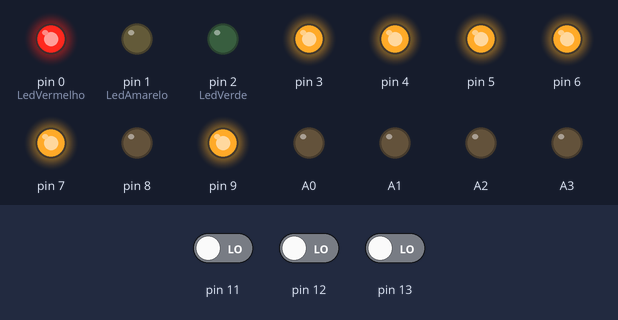
Bench run of a sketch on a simulated Arduino Uno, built with avr-gcc and run on an emulated ATmega328P. On the bench: output pins drawn as LEDs (lit = HIGH). Inputs (shaded band) come from the test bench; at power-on: pin 13 LOW, pin 11 LOW, pin 12 LOW.

Above: at 2.7 s.
2.8 s: pin 13 driven HIGH
At 3.5 s:
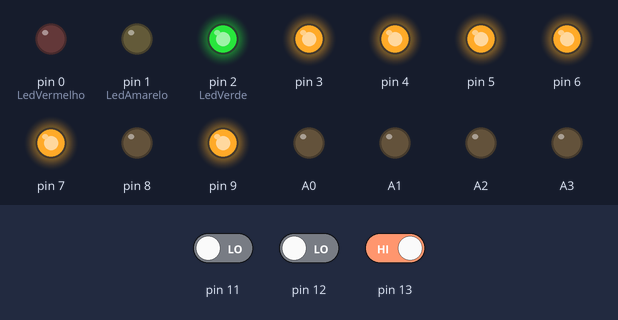
5.8 s: pin 11 driven HIGH
At 6.6 s:
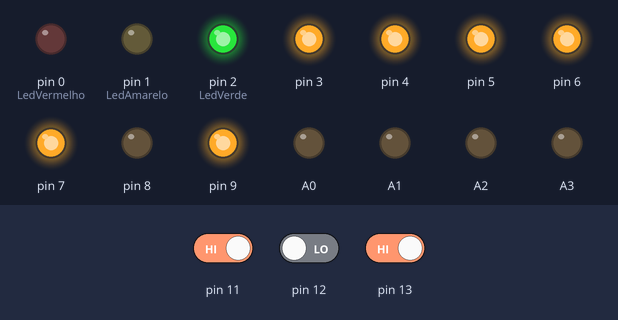
8.8 s: pin 11 driven LOW
At 9.3 s:
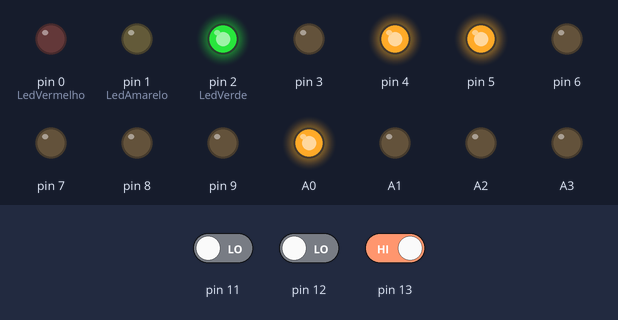
11.8 s: pin 12 driven HIGH and pin 13 driven LOW
At 12.8 s:
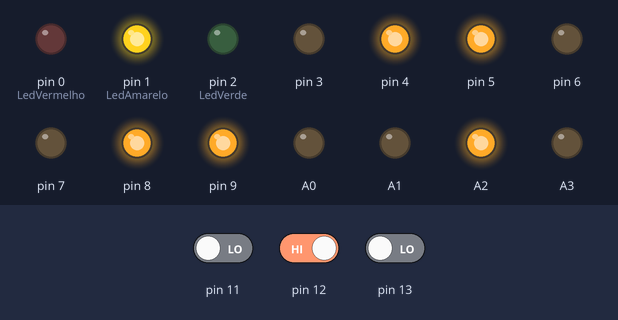
13.3 s: pin 13 driven HIGH
At 13.9 s:
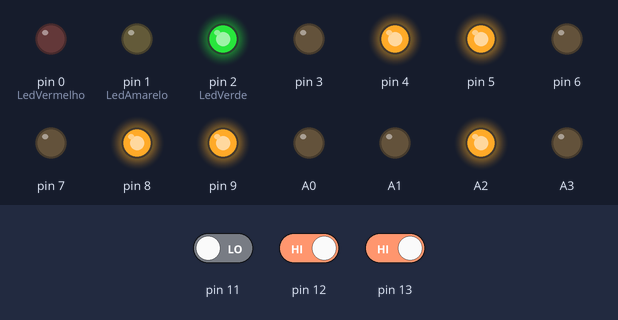
16.3 s: pin 13 driven LOW
At 17.4 s:
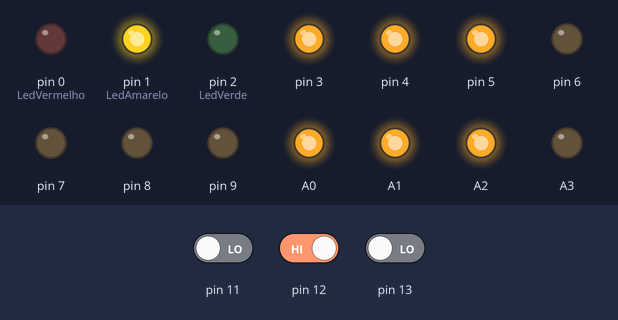
Timing chart, 0 to 18.8 s (numbered marks = the images above; inputs shaded):
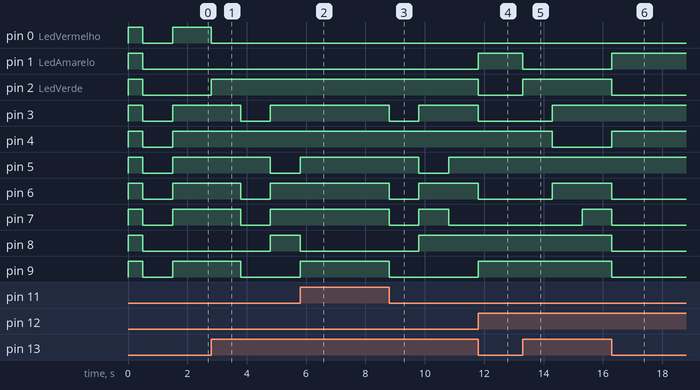

The sketch:

Botoes_Led_Display.ino
```cpp
//DECLARA LEDS DISPLAY
int a = 3;//Correspondente ao LED a
int b = 4;//Correspondente ao LED b
int c = 5;//Correspondente ao LED c
int d = 6;//Correspondente ao LED d
int e = 7;//Correspondente ao LED e
int f = 9;//Correspondente ao LED f
int g = 8;//Correspondente ao LED g

//DECLARA OS PARAMETROS DE INICIO, PARAR, ZERAR E FLAG
int inicio = 0;
int para = 0;
int zera = 0;
int flag = 0;
int cont = 0;

//DECLARA LEDS LIGAR, PARAR E ZERAR
int LedVerde = 2, LedAmarelo = 1, LedVermelho = 0;

void setup(){

  ////////// DECLARA ENTRADAS E SAÍDAS ////////////////
  pinMode(LedVermelho, OUTPUT);
  pinMode(LedAmarelo, OUTPUT);
  pinMode(LedVerde, OUTPUT);
 //
 //
  pinMode(3, OUTPUT);
  pinMode(4, OUTPUT);
  pinMode(5, OUTPUT);
  pinMode(6, OUTPUT);
  pinMode(7, OUTPUT);
  pinMode(8, OUTPUT);
  pinMode(9, OUTPUT);
 //
 //
  pinMode(A0, OUTPUT);
  pinMode(A1, OUTPUT);
  pinMode(A2, OUTPUT);
  pinMode(A3, OUTPUT);
 //
 //
  pinMode(13, INPUT);
  pinMode(12, INPUT);
  pinMode(11, INPUT);
 //
 //

 ////////// TESTA LEDS E DISPLAY ANTES DE INICIAR A ROTINA //////////
  digitalWrite(0, HIGH);
  digitalWrite(1, HIGH);
  digitalWrite(2, HIGH);
  digitalWrite(3, HIGH);
  digitalWrite(4, HIGH);
  digitalWrite(5, HIGH);
  digitalWrite(6, HIGH);
  digitalWrite(7, HIGH);
  digitalWrite(8, HIGH);
  digitalWrite(9, HIGH);
  digitalWrite(A0, HIGH);
  digitalWrite(A1, HIGH);
  digitalWrite(A2, HIGH);
  digitalWrite(A3, HIGH);
  delay(500);
  digitalWrite(0, LOW);
  digitalWrite(1, LOW);
  digitalWrite(2, LOW);
  digitalWrite(3, LOW);
  digitalWrite(4, LOW);
  digitalWrite(5, LOW);
  digitalWrite(6, LOW);
  digitalWrite(7, LOW);
  digitalWrite(8, LOW);
  digitalWrite(9, LOW);
  digitalWrite(A0, LOW);
  digitalWrite(A1, LOW);
  digitalWrite(A2, LOW);
  digitalWrite(A3, LOW);
  delay(1000);
  digitalWrite(3, HIGH);
  digitalWrite(4, HIGH);
  digitalWrite(5, HIGH);
  digitalWrite(6, HIGH);
  digitalWrite(7, HIGH);
  digitalWrite(8, LOW);
  digitalWrite(9, HIGH);
  digitalWrite(0, HIGH);
}

// FUNÇÕES PARA CADA NÚMERO

void zero() {
  //Numero 0 no display 7 segmentos
  digitalWrite(3, HIGH);
  digitalWrite(4, HIGH);
  digitalWrite(5, HIGH);
  digitalWrite(6, HIGH);
  digitalWrite(7, HIGH);
  digitalWrite(8, LOW);
  digitalWrite(9, HIGH);

  // 0 binario nos led vermelhos
  digitalWrite(A0, LOW);
  digitalWrite(A1, LOW);
  digitalWrite(A2, LOW);
  digitalWrite(A3, LOW);
}

void um() {
  //Numero 1 no display 7 segmentos
  digitalWrite(3, LOW);
  digitalWrite(4, HIGH);
  digitalWrite(5, HIGH);
  digitalWrite(6, LOW);
  digitalWrite(7, LOW);
  digitalWrite(8, LOW);
  digitalWrite(9, LOW);

  // 1 binario nos led vermelhos
  digitalWrite(A0, HIGH);
  digitalWrite(A1, LOW);
  digitalWrite(A2, LOW);
  digitalWrite(A3, LOW);
}

void dois() {
  // Numero 2 no display 7 segmentos
  digitalWrite(3, HIGH);
  digitalWrite(4, HIGH);
  digitalWrite(5, LOW);
  digitalWrite(6, HIGH);
  digitalWrite(7, HIGH);
  digitalWrite(8, HIGH);
  digitalWrite(9, LOW);

  //Numero 2 binario nos led vermelhos
  digitalWrite(A0, LOW);
  digitalWrite(A1, HIGH);
  digitalWrite(A2, LOW);
  digitalWrite(A3, LOW);
}

void tres() {
  //Numero 3 no display 7 segmentos
  digitalWrite(3, HIGH);
  digitalWrite(4, HIGH);
  digitalWrite(5, HIGH);
  digitalWrite(6, HIGH);
  digitalWrite(7, LOW);
  digitalWrite(8, HIGH);
  digitalWrite(9, LOW);

  //Numero 3 binario nos led vermelhos
  digitalWrite(A0, HIGH);
  digitalWrite(A1, HIGH);
  digitalWrite(A2, LOW);
  digitalWrite(A3, LOW);
}

void quatro() {
  //Numero 4 no display 7 segmentos
  digitalWrite(3, LOW);
  digitalWrite(4, HIGH);
  digitalWrite(5, HIGH);
  digitalWrite(6, LOW);
  digitalWrite(7, LOW);
  digitalWrite(8, HIGH);
  digitalWrite(9, HIGH);

  //Numero 4 binario nos led vermelhos
  digitalWrite(A0, LOW);
  digitalWrite(A1, LOW);
  digitalWrite(A2, HIGH);
  digitalWrite(A3, LOW);
}

void cinco() {
  //Numero 5 no display 7 segmentos
  digitalWrite(3, HIGH);
  digitalWrite(4, LOW);
  digitalWrite(5, HIGH);
  digitalWrite(6, HIGH);
  digitalWrite(7, LOW);
  digitalWrite(8, HIGH);
  digitalWrite(9, HIGH);

  //Numero 5 binario nos leds vermelhos
  digitalWrite(A0, HIGH);
  digitalWrite(A1, LOW);
  digitalWrite(A2, HIGH);
  digitalWrite(A3, LOW);
}

void seis() {
  //Numero 6 no display 7 segmentos
  digitalWrite(3, HIGH);
  digitalWrite(4, LOW);
  digitalWrite(5, HIGH);
  digitalWrite(6, HIGH);
  digitalWrite(7, HIGH);
  digitalWrite(8, HIGH);
  digitalWrite(9, HIGH);

  //Numero 6 binario nos leds vermelhos
  digitalWrite(A0, LOW);
  digitalWrite(A1, HIGH);
  digitalWrite(A2, HIGH);
  digitalWrite(A3, LOW);
}

void sete() {
  //Numero 7 no display 7 segmentos
  digitalWrite(3, HIGH);
  digitalWrite(4, HIGH);
  digitalWrite(5, HIGH);
  digitalWrite(6, LOW);
  digitalWrite(7, LOW);
  digitalWrite(8, LOW);
  digitalWrite(9, LOW);

  //Numero 7 binario nos leds vermelhos
  digitalWrite(A0, HIGH);
  digitalWrite(A1, HIGH);
  digitalWrite(A2, HIGH);
  digitalWrite(A3, LOW);
}

void oito() {
  //Numero 8 no display 7 segmentos
  digitalWrite(3, HIGH);
  digitalWrite(4, HIGH);
  digitalWrite(5, HIGH);
  digitalWrite(6, HIGH);
  digitalWrite(7, HIGH);
  digitalWrite(8, HIGH);
  digitalWrite(9, HIGH);

  //Numero 8 binario nos leds vermelhos
  digitalWrite(A0, LOW);
  digitalWrite(A1, LOW);
  digitalWrite(A2, LOW);
  digitalWrite(A3, HIGH);
}

void nove() {
  //Numero 9 no display 7 segmentos
  digitalWrite(3, HIGH);
  digitalWrite(4, HIGH);
  digitalWrite(5, HIGH);
  digitalWrite(6, HIGH);
  digitalWrite(7, LOW);
  digitalWrite(8, HIGH);
  digitalWrite(9, HIGH);

  //Numero 9 binario nos leds vermelhos
  digitalWrite(A0, HIGH);
  digitalWrite(A1, LOW);
  digitalWrite(A2, LOW);
  digitalWrite(A3, HIGH);
}

void dez() {
  //Numero 10(Letra A) no display 7 segmentos
  digitalWrite(3, HIGH);
  digitalWrite(4, HIGH);
  digitalWrite(5, HIGH);
  digitalWrite(6, LOW);
  digitalWrite(7, HIGH);
  digitalWrite(8, HIGH);
  digitalWrite(9, HIGH);

  //Numero 10 binario nos leds vermelhos
  digitalWrite(A0, LOW);
  digitalWrite(A1, HIGH);
  digitalWrite(A2, LOW);
  digitalWrite(A3, HIGH);
}

void onze() {
  //Numero 11(Letra B) no display 7 segmentos
  digitalWrite(3, LOW);
  digitalWrite(4, LOW);
  digitalWrite(5, HIGH);
  digitalWrite(6, HIGH);
  digitalWrite(7, HIGH);
  digitalWrite(8, HIGH);
  digitalWrite(9, HIGH);

  //Numero 11 binario nos leds vermelhos
  digitalWrite(A0, HIGH);
  digitalWrite(A1, HIGH);
  digitalWrite(A2, LOW);
  digitalWrite(A3, HIGH);
}

void doze() {
  //Numero 12(Letra C) no display 7 segmentos
  digitalWrite(3, HIGH);
  digitalWrite(4, LOW);
  digitalWrite(5, LOW);
  digitalWrite(6, HIGH);
  digitalWrite(7, HIGH);
  digitalWrite(8, LOW);
  digitalWrite(9, HIGH);

  //Numero 12 binario nos leds vermelhos
  digitalWrite(A0, LOW);
  digitalWrite(A1, LOW);
  digitalWrite(A2, HIGH);
  digitalWrite(A3, HIGH);
}

void treze() {
  //Numero 13(Letra D) no display 7 segmentos
  digitalWrite(3, LOW);
  digitalWrite(4, HIGH);
  digitalWrite(5, HIGH);
  digitalWrite(6, HIGH);
  digitalWrite(7, HIGH);
  digitalWrite(8, HIGH);
  digitalWrite(9, LOW);

  //Numero 13 binario nos leds vermelhos
  digitalWrite(A0, HIGH);
  digitalWrite(A1, LOW);
  digitalWrite(A2, HIGH);
  digitalWrite(A3, HIGH);
}

void catorze() {
  //Numero 14(Letra E) no display 7 segmentos
  digitalWrite(3, HIGH);
  digitalWrite(4, LOW);
  digitalWrite(5, LOW);
  digitalWrite(6, HIGH);
  digitalWrite(7, HIGH);
  digitalWrite(8, HIGH);
  digitalWrite(9, HIGH);

  //Numero 14 binario nos leds vermelhos
  digitalWrite(A0, LOW);
  digitalWrite(A1, HIGH);
  digitalWrite(A2, HIGH);
  digitalWrite(A3, HIGH);
}

void quinze() {
  //Numero 14(Letra E) no display 7 segmentos
  digitalWrite(3, HIGH);
  digitalWrite(4, LOW);
  digitalWrite(5, LOW);
  digitalWrite(6, LOW);
  digitalWrite(7, HIGH);
  digitalWrite(8, HIGH);
  digitalWrite(9, HIGH);

  //Numero 15 binario nos leds vermelhos
  digitalWrite(A0, HIGH);
  digitalWrite(A1, HIGH);
  digitalWrite(A2, HIGH);
  digitalWrite(A3, HIGH);
}

/////////// CONTAGEM ////////////
void contagem() {
  delay(1000);
  cont = cont +1;
  if(cont == 16){
     cont=0;
  }
}

/////////// INICIO ROTINA ///////////
void loop()
{
  //Leitura dos botões
  inicio = digitalRead(13);
  para = digitalRead(12);
  zera = digitalRead(11);

 if(para == 1){
    flag = 0;
    digitalWrite(0, LOW);
    digitalWrite(1, HIGH);
    digitalWrite(2, LOW);
  }

  //Configura botão zerar
  if(zera == 1){
    digitalWrite(0, HIGH);
    digitalWrite(1, LOW);
    digitalWrite(2, LOW);
    cont = 0;
    flag = 0;
    zero();
    digitalWrite(0, HIGH);
  }

  //Configura botão inicio
  if(inicio==1 || flag==1){
    flag=1;
    digitalWrite(2, HIGH);
    digitalWrite(1, LOW);
    digitalWrite(0, LOW);
    //Numero 0
    if(cont == 0){
       zero();
    }

    contagem();

    // Numero 1
    if(cont == 1){
       um();
    }

    //Numero 2
    if(cont == 2){
       dois();
    }

    //Numero 3
    if(cont == 3){
       tres();
    }

    //Numero 4
    if(cont == 4){
       quatro();
    }

    //Numero 5
    if(cont == 5){
       cinco();
    }

    //Numero 6
    if(cont == 6){
       seis();
    }

    //Numero 7
    if(cont == 7){
       sete();
    }

    //Numero 8
    if(cont == 8){
       oito();
    }

    //Numero 9
    if(cont == 9){
       nove();
    }

    //Numero 10
    if(cont == 10){
       dez();
    }

    //Numero 11
    if(cont == 11){
       onze();
    }

    //Numero 12
    if(cont == 12){
       doze();
    }

    //Numero 13
    if(cont == 13){
       treze();
    }

    //Numero 14
    if(cont == 14){
      catorze();
    }

    //Numero 15
    if(cont == 15){
      quinze();
    }

  }
 }
```

Measured:
- after the input at 2.8 s, pin 0 (LedVermelho): HIGH → LOW at once; pin 2 (LedVerde): LOW → HIGH at once; pin 3, pin 6, pin 7: HIGH → LOW after 1.0 s, → HIGH 1.0 s later; pin 5: HIGH → LOW after 2.0 s; pin 8, A1: LOW → HIGH after 2.0 s
- after the input at 5.8 s, pin 3, pin 6: stays HIGH (without the input it goes to LOW after 1.0 s); pin 4: stays HIGH (without the input it goes to LOW after 2.0 s); pin 7: stays HIGH (without the input it goes to LOW after 0.00 s); pin 8: HIGH → LOW at once; pin 9: LOW → HIGH after 0.00 s instead of 1.0 s
- after the input at 8.8 s, pin 3, pin 6: HIGH → LOW at once, → HIGH 1.0 s later; pin 5: HIGH → LOW after 1.0 s, → HIGH 1.0 s later; pin 7: HIGH → LOW at once, → HIGH 1.0 s later, → LOW 1.0 s later; pin 8, A1: LOW → HIGH after 1.0 s; pin 9: HIGH → LOW at once
- after the input at 11.8 s, pin 1 (LedAmarelo): LOW → HIGH at once; pin 2 (LedVerde): HIGH → LOW at once; pin 3, pin 6, A0: goes on until 11.8 s, then stays LOW; pin 4: stays HIGH (without the input it goes to LOW after 1.0 s)
- after the input at 13.3 s, pin 1 (LedAmarelo): HIGH → LOW at once; pin 2 (LedVerde): LOW → HIGH at once; pin 3, pin 6: LOW → HIGH after 1.0 s; pin 4: HIGH → LOW after 1.0 s; pin 7, A1: LOW → HIGH after 2.0 s
- after the input at 16.3 s, pin 1 (LedAmarelo): LOW → HIGH at once; pin 2 (LedVerde): HIGH → LOW at once; pin 6–9: goes on until 16.3 s, then stays LOW; A0: goes on until 16.3 s, then stays HIGH; A1, A2: stays HIGH (without the input it goes to LOW after 1.0 s)
